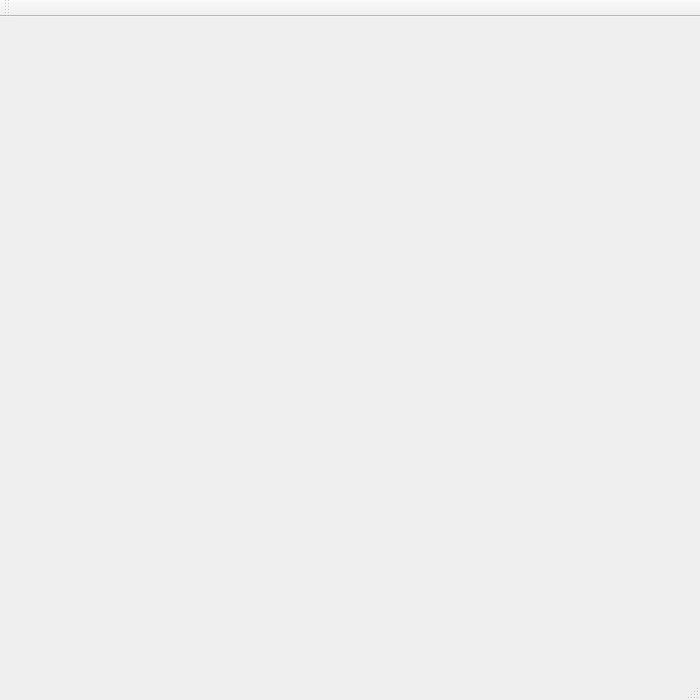
<?xml version="1.0" encoding="UTF-8"?>
<ui version="4.0">
 <class>MainWindow</class>
 <widget class="QMainWindow" name="MainWindow">
  <property name="geometry">
   <rect>
    <x>0</x>
    <y>0</y>
    <width>700</width>
    <height>700</height>
   </rect>
  </property>
  <property name="minimumSize">
   <size>
    <width>700</width>
    <height>700</height>
   </size>
  </property>
  <property name="windowTitle">
   <string>MainWindow</string>
  </property>
  <widget class="QWidget" name="centralWidget"/>
  <widget class="QMenuBar" name="menuBar">
   <property name="geometry">
    <rect>
     <x>0</x>
     <y>0</y>
     <width>700</width>
     <height>17</height>
    </rect>
   </property>
  </widget>
  <widget class="QToolBar" name="mainToolBar">
   <attribute name="toolBarArea">
    <enum>TopToolBarArea</enum>
   </attribute>
   <attribute name="toolBarBreak">
    <bool>false</bool>
   </attribute>
  </widget>
  <widget class="QStatusBar" name="statusBar"/>
 </widget>
 <layoutdefault spacing="6" margin="11"/>
 <resources/>
 <connections/>
</ui>
